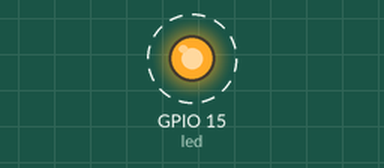
Simulated run of this sketch. Board: ESP32. On the bench: output pins drawn as LEDs (lit = HIGH). Dashed ring = blinking. What the sketch prints to the serial monitor is not drawn.

Above: at 0.5 s.
Timing chart, 0 to 4.6 s (numbered marks = the images above):
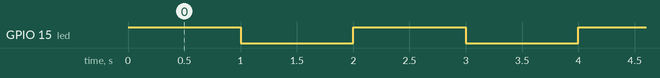

Measured:
- by itself, GPIO 15 (led): alternates HIGH for 1.0 s and LOW for 1.0 s

The sketch:

esp32_test_first.ino
```cpp
#include <Arduino.h>

int led=15;

void setup() {
  Serial.begin(9600);
  pinMode(led, OUTPUT);
}

void loop() {
  digitalWrite(led, HIGH);
  Serial.println("led acceso");
  delay(1000);
  digitalWrite(led, LOW);
  Serial.println("led spento");
  delay(1000);
}
```
